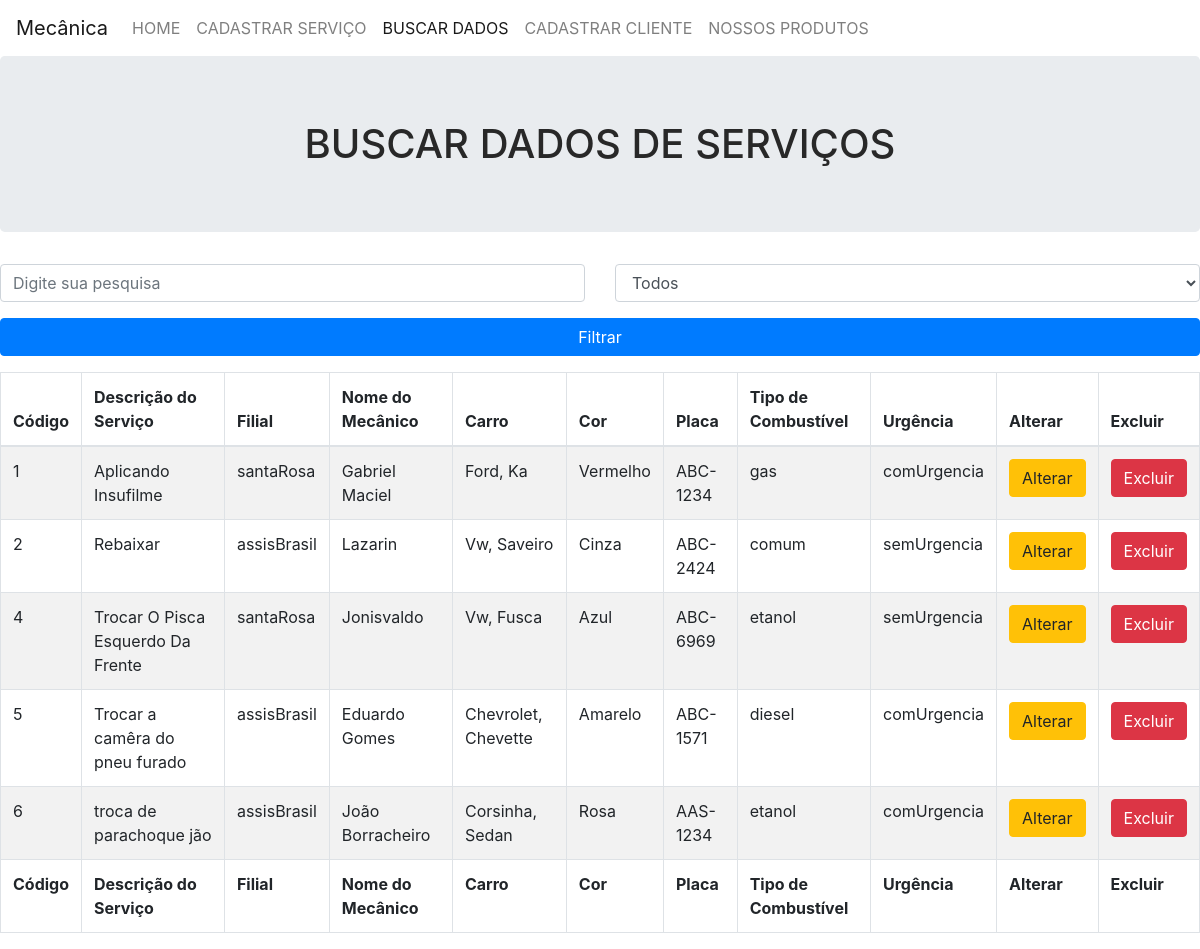
Screenshot of /servico/buscar.php with the database file from the repository.
### tables this page shows
CREATE TABLE `servico` (
  `idServico` bigint(20) NOT NULL,
  `descricaoServico` varchar(200) NOT NULL,
  `filial` varchar(50) NOT NULL,
  `nomeMecanico` varchar(100) NOT NULL,
  `carro` varchar(150) NOT NULL,
  `cor` varchar(100) NOT NULL,
  `placa` varchar(8) NOT NULL,
  `tipoCombustivel` varchar(30) NOT NULL,
  `urgencia` varchar(30) NOT NULL
);

### servico/dao/conexaobanco.class.php (called while the page is built, shortened)
<?php
class ConexaoBanco extends PDO
{
    private static $instance = null;
    public static function getInstance()
    {
        try {
            if(!isset(self::$instance)) {
                self::$instance = new ConexaoBanco("mysql:dbname=mecanica;host=localhost","root","");
            }
            return self::$instance;
        } catch(PDOException $error) {
            echo "Erro ao conectar! ".$error;
        }
    }
}

### servico/dao/servicodao.class.php (called while the page is built, shortened)
<?php
require "conexaobanco.class.php";
class ServicoDAO
{
    private $conexao = null;
    public function __construct()
    {
        $this->conexao = ConexaoBanco::getInstance();
    }
    public function buscarServico()
    {
        try {
            $statement = $this->conexao->query("select * from servico");
            $array = $statement->fetchAll(PDO::FETCH_CLASS,"Servico");
            return $array;
        } catch(PDOException $error) {
            echo "Erro ao buscar! ".$error;
        }
    }
}

### servico/model/servico.class.php (called while the page is built, shortened)
<?php
class Servico
{
    public function __get($atributo)
    {
        return $this->$atributo;
    }
}

### servico/buscar.php (the view, shortened to what this page needs)
<!DOCTYPE html>
<html lang="pt-br">
    <head>
        <link href="../css/style.css" rel="stylesheet">
        <link href="../node_modules/bootstrap/dist/css/bootstrap.min.css" rel="stylesheet"/>
    </head>
    <body>
        <nav class="navbar navbar-expand-lg navbar-light">
            <a class="navbar-brand" href="../index.php">Mecânica</a>
            <div class="collapse navbar-collapse" id="navbarNav">
                <ul class="navbar-nav">
                    <li class="nav-item"><a class="nav-link" href="../index.php">HOME</a></li>
                    <li class="nav-item"><a class="nav-link" href="cadastro.php">CADASTRAR SERVIÇO<span class="sr-only"></span></a></li>
                    <li class="nav-item active"><a class="nav-link" href="buscar.php">BUSCAR DADOS<span class="sr-only"></span></a></li>
                    <li class="nav-item"><a class="nav-link" href="../cliente/cadastro.php">CADASTRAR CLIENTE<span class="sr-only"></span></a></li>
                    <li class="nav-item"><a class="nav-link" href="../produto/index.php">NOSSOS PRODUTOS<span class="sr-only"></span></a></li>
                </ul>
            </div>
        </nav>
        <h1 class="jumbotron titulo">Buscar Dados de Serviços</h1>
        <?php
        include 'dao/servicodao.class.php';
        include 'model/servico.class.php';
        $servicoDAO = new servicoDAO;
        $servicos = $servicoDAO->buscarServico();
        ?>
        <form name="pesquisa" method="post" action="">
          <div class="row">
            <div class="form-group col-md-6">
              <input type="text" name="pesquisa"
              class="form-control" placeholder="Digite sua pesquisa">
            </div>
            <div class="form-group col-md-6">
              <select name="filtro" class="form-control">
                <option value="todos">Todos</option>
              </select>
            </div>
          </div>
          <div class="form-group">
            <input type="submit" name="filtrar" value="Filtrar" class="btn btn-primary btn-block">
          </div>
        </form>
        <div class="table-responsive">
            <table class="table table-striped table-bordered table-hover">
                <thead>
                    <tr>
                        <th>Código</th>
                        <th>Descrição do Serviço</th>
                        <th>Filial</th>
                        <th>Nome do Mecânico</th>
                        <th>Carro</th>
                        <th>Cor</th>
                        <th>Placa</th>
                        <th>Tipo de Combustível</th>
                        <th>Urgência</th>
                        <th>Alterar</th>
                        <th>Excluir</th>
                    </tr>
                </thead>
                <tfoot>
                    <tr>
                        <th>Código</th>
                        <th>Descrição do Serviço</th>
                        <th>Filial</th>
                        <th>Nome do Mecânico</th>
                        <th>Carro</th>
                        <th>Cor</th>
                        <th>Placa</th>
                        <th>Tipo de Combustível</th>
                        <th>Urgência</th>
                        <th>Alterar</th>
                        <th>Excluir</th>
                    </tr>
                </tfoot>
                <tbody>
                <?php
                foreach($servicos as $servico) {
                    echo "<tr>";
                    echo "<td>".$servico->idServico."</td>";
                    echo "<td>".$servico->descricaoServico."</td>";
                    echo "<td>".$servico->filial."</td>";
                    echo "<td>".$servico->nomeMecanico."</td>";
                    echo "<td>".$servico->carro."</td>";
                    echo "<td>".$servico->cor."</td>";
                    echo "<td>".$servico->placa."</td>";
                    echo "<td>".$servico->tipoCombustivel."</td>";
                    echo "<td>".$servico->urgencia."</td>";
                    echo "<td><a href='alterar.php?id=$servico->idServico' class='btn btn-warning'>Alterar</a></td>";
                    echo "<td><a href='buscar.php?id=$servico->idServico' class='btn btn-danger'>Excluir</a></td>";
                    echo "</tr>";
                }
                ?>
                </tbody>
            </table>
        </div>
    </body>
</html>

### css/style.css (style rules this page uses)
body { font-family: tahoma; color:#282828; margin: 0px; }
.titulo { text-align: center; text-transform: uppercase; color: #282828; }

### rows the page displays
servico: idServico "1", descricaoServico "Aplicando Insufilme", filial "santaRosa", nomeMecanico "Gabriel Maciel", carro "Ford, Ka", cor "Vermelho", placa "ABC-1234", tipoCombustivel "gas", urgencia "comUrgencia"
servico: idServico "2", descricaoServico "Rebaixar", filial "assisBrasil", nomeMecanico "Lazarin", carro "Vw, Saveiro", cor "Cinza", placa "ABC-2424", tipoCombustivel "comum", urgencia "semUrgencia"
servico: idServico "4", descricaoServico "Trocar O Pisca Esquerdo Da Frente", filial "santaRosa", nomeMecanico "Jonisvaldo", carro "Vw, Fusca", cor "Azul", placa "ABC-6969", tipoCombustivel "etanol", urgencia "semUrgencia"
servico: idServico "5", descricaoServico "Trocar a camêra do pneu furado", filial "assisBrasil", nomeMecanico "Eduardo Gomes", carro "Chevrolet, Chevette", cor "Amarelo", placa "ABC-1571", tipoCombustivel "diesel", urgencia "comUrgencia"
servico: idServico "6", descricaoServico "troca de parachoque jão", filial "assisBrasil", nomeMecanico "João Borracheiro", carro "Corsinha, Sedan", cor "Rosa", placa "AAS-1234", tipoCombustivel "etanol", urgencia "comUrgencia"
